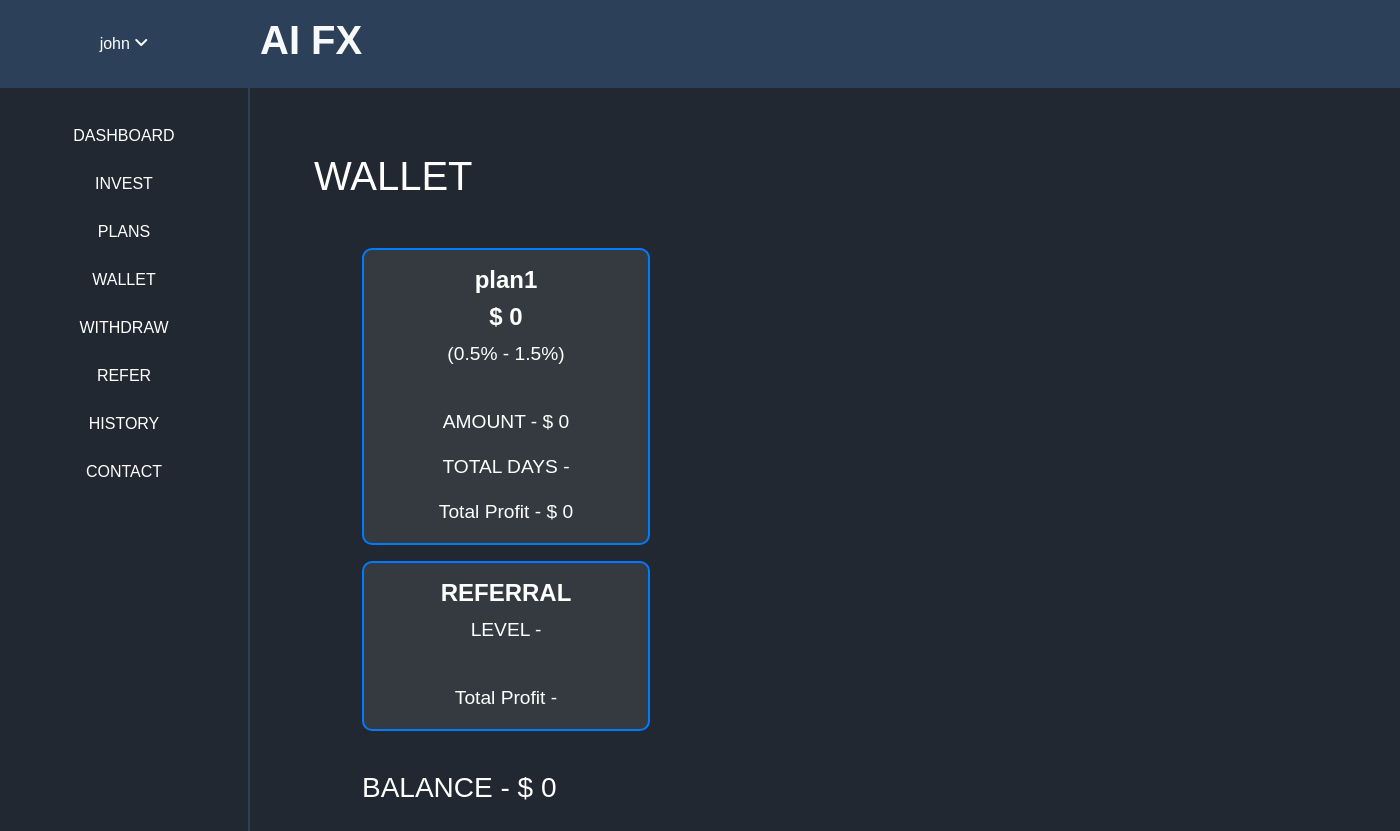
The page /profit/ (signed in) on the database as committed earlier.
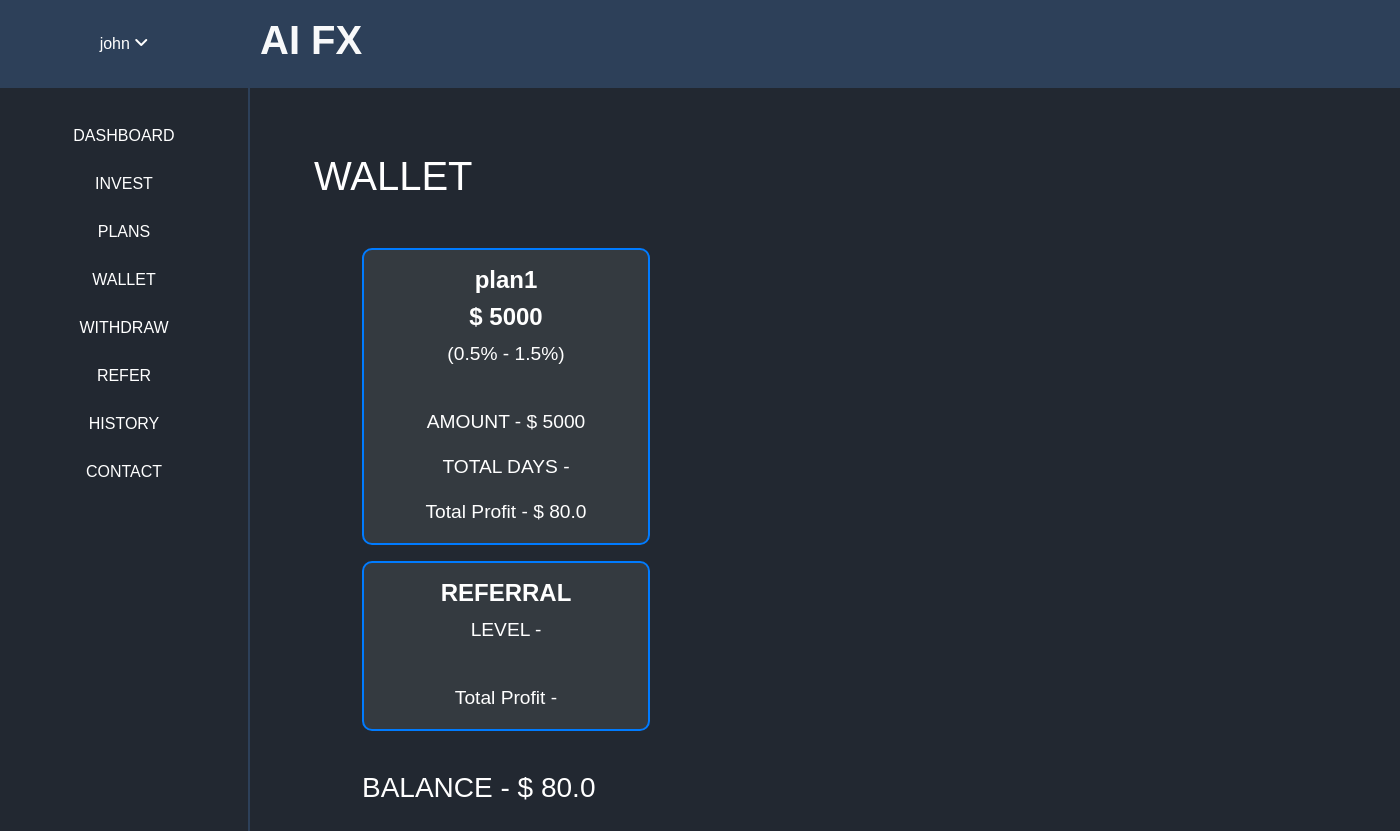
The same page on the database as committed later.
### home/models.py (models this page shows)
class User_plan(models.Model):
    user = models.ForeignKey(User, on_delete=models.CASCADE)
    plan = models.ForeignKey(Plans, on_delete=models.CASCADE)
    invested_amount = models.CharField(max_length=100)
    user_status = models.CharField(max_length=100)
    user_profit = models.CharField(max_length=100)

class Plans(models.Model):
    plan_name = models.CharField(max_length=100)
    plan_min_price = models.CharField(max_length=100)
    plan_max_price = models.CharField(max_length=100)
    plan_min_percentage = models.CharField(max_length=100)
    plan_max_percentage = models.CharField(max_length=100)

### home/views.py (the view)
# urls.py: path('profit/', login_required(views.Profit_view.as_view()), name='profit'),
class Profit_view(View):
    def get(self,request):
        user_plan = models.User_plan.objects.get(user=request.user)
        context = {
            "user_plan": user_plan,
        }
        return render(request, 'user/profit.html', context=context)

### templates/user/profit.html (shortened to what this page needs)
{% extends 'user/base.html' %}
{% block content%}
<div class="m-5">
<h1 class="text-white"> WALLET </h1>
<div class="m-5">
        {% if user_plan %}
        <div class="card text-white mb-3 custom-link" style="max-width: 18rem; text-decoration: none; border: 2px solid #007BFF; border-radius: 10px; transition: transform 0.2s; background-color: #343a40;">
            <div class="card-body">
                <h4 class="card-title text-center"><strong>{{ user_plan.plan.plan_name }}</strong></h4>
                <h4 class="card-title text-center"><strong>$ {{ user_plan.invested_amount }}</strong></h4>
                <p class="card-text text-center" style="font-size: 1.2em;">({{ user_plan.plan.plan_min_percentage }}% - {{ user_plan.plan.plan_max_percentage }}%)</p>
                <br>
                <p class="card-text text-center" style="font-size: 1.2em;">AMOUNT - $ {{ user_plan.invested_amount }}</p>
                <p class="card-text text-center" style="font-size: 1.2em;">TOTAL DAYS - </p>
                <p class="card-text text-center" style="font-size: 1.2em;">Total Profit - $ {{ user_plan.user_profit }}</p>
            </div>
        </div>
        {% endif %}
                <div class="card text-white mb-3 custom-link" style="max-width: 18rem; text-decoration: none; border: 2px solid #007BFF; border-radius: 10px; transition: transform 0.2s; background-color: #343a40;">
                    <div class="card-body">
                        <h4 class="card-title text-center"><strong>
                            REFERRAL</strong></h4>
                        <p class="card-text text-center" style="font-size: 1.2em;">LEVEL -</p>
                        <br>
                        <p class="card-text text-center" style="font-size: 1.2em;">Total Profit - </p>
                    </div>
                </div>
                <br>
                <h3 class="text-white"> BALANCE - $ {{ user_plan.user_profit }}</h3>
{% endblock %}

Rows that differ between the two databases and show on the page:
changed User_plan "plan1": invested_amount "0" → "5000"; user_profit "0" → "80.0"
